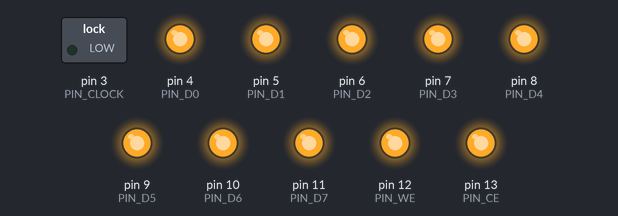
This sketch was run on a simulated Arduino Uno, built with avr-gcc and run on an emulated ATmega328P. Shown: switched loads named in the sketch (green lamp = pin HIGH), output pins drawn as LEDs (lit = HIGH).

Above: at 0.1 s.
Timing chart, 0 to 1.6 s (numbered marks = the images above):
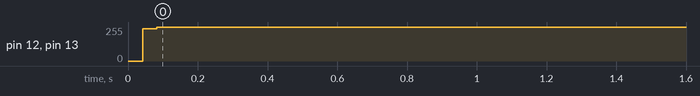

Measured:
- by itself, pin 12 (PIN_WE), pin 13 (PIN_CE): 0/255 → 255/255 at 0.04 s

The sketch:

firmware.ino
```cpp
#define PIN_READY 2
#define PIN_CLOCK 3
#define PIN_D0 4
#define PIN_D1 5
#define PIN_D2 6
#define PIN_D3 7
#define PIN_D4 8
#define PIN_D5 9
#define PIN_D6 10
#define PIN_D7 11
#define PIN_WE 12
#define PIN_CE 13

// #define LED_PIN 13

#define DELAY 50 // 50

void setup()
{
  pinMode(PIN_READY, INPUT);
  pinMode(PIN_CLOCK, OUTPUT);
/*
  TCCR2A = 0x23;
  TCCR2B = 0x09;
  OCR2A = 3;
  OCR2B = 1;
*/
  pinMode(PIN_D0, OUTPUT);
  pinMode(PIN_D1, OUTPUT);
  pinMode(PIN_D2, OUTPUT);
  pinMode(PIN_D3, OUTPUT);
  pinMode(PIN_D4, OUTPUT);
  pinMode(PIN_D5, OUTPUT);
  pinMode(PIN_D6, OUTPUT);
  pinMode(PIN_D7, OUTPUT);
  pinMode(PIN_WE, OUTPUT);
  pinMode(PIN_CE, OUTPUT);

  digitalWrite(PIN_CE, HIGH);
  digitalWrite(PIN_WE, HIGH);

  writeByte(0b10011111);
  writeByte(0b10111111);
  writeByte(0b11011111);
  writeByte(0b11111111);

  // initialize serial communication
  Serial.begin(9600);

  while (!Serial) {
    ; // wait for serial port to connect. Needed for native USB
  }
}

// Possible state-machine states
typedef enum {
  NONE,
  PSG_WRITE
} states;

// Current state-machine state
states state = NONE;

// Number of command argument bytes
int commandLength = 0;

// Command argument bytes storage
byte commandBuffer[8];

int commandBufferPointer;

void processIncomingByte(const byte c)
{
  // Looking for next command to execute
  if(commandLength == 0) {
    commandBufferPointer = 0;
    switch(c) {
      case 0x50: {
        state = PSG_WRITE;
        commandLength = 1;
        break;
      }
    }
  } else if(commandBufferPointer < commandLength) {
    // Write current byte in command buffer
    commandBuffer[commandBufferPointer++] = c;
    if(commandBufferPointer >= commandLength) {
      processCurrentCommand();
      commandBufferPointer = 0;
      commandLength = 0;
    }
  }

//  Serial.write(c);
}

void processCurrentCommand()
{
  switch(state) {
    case PSG_WRITE: {
      writeByte(commandBuffer[0]);
      break;
    }
  }
}

void writeByte(const byte b)
{
//  delay(DELAY);

  digitalWrite(PIN_CE, LOW);

//  digitalWrite(PIN_D0, (b&1)?HIGH:LOW);
//  digitalWrite(PIN_D1, (b&2)?HIGH:LOW);
//  digitalWrite(PIN_D2, (b&4)?HIGH:LOW);
//  digitalWrite(PIN_D3, (b&8)?HIGH:LOW);
//  digitalWrite(PIN_D4, (b&16)?HIGH:LOW);
//  digitalWrite(PIN_D5, (b&32)?HIGH:LOW);
//  digitalWrite(PIN_D6, (b&64)?HIGH:LOW);
//  digitalWrite(PIN_D7, (b&128)?HIGH:LOW);

//  digitalWrite(PIN_D0, (b >> 0) & 1); // 1
//  digitalWrite(PIN_D1, (b >> 1) & 1); // R0
//  digitalWrite(PIN_D2, (b >> 2) & 1); // R1
//  digitalWrite(PIN_D3, (b >> 3) & 1); // R2
//  digitalWrite(PIN_D4, (b >> 4) & 1);  // A0
//  digitalWrite(PIN_D5, (b >> 5) & 1);  // A1
//  digitalWrite(PIN_D6, (b >> 6) & 1);  // A2
//  digitalWrite(PIN_D7, (b >> 7) & 1);  // A3

  digitalWrite(PIN_D0, (b >> 7) & 1); // 1
  digitalWrite(PIN_D1, (b >> 6) & 1); // R0
  digitalWrite(PIN_D2, (b >> 5) & 1); // R1
  digitalWrite(PIN_D3, (b >> 4) & 1); // R2
  digitalWrite(PIN_D4, (b >> 3) & 1);  // A0
  digitalWrite(PIN_D5, (b >> 2) & 1);  // A1
  digitalWrite(PIN_D6, (b >> 1) & 1);  // A2
  digitalWrite(PIN_D7, (b >> 0) & 1);  // A3

//  delay(DELAY);

  digitalWrite(PIN_WE, LOW);

  delay(1);

  digitalWrite(PIN_CE, HIGH);
  digitalWrite(PIN_WE, HIGH);
}

void loop()
{
//  Serial.println(sizeof(buf));
  // see if there's incoming serial data:
  if(Serial.available()) {
    processIncomingByte(Serial.read());
//    readFileStream(Serial.read())
//    Serial.write(readyBytes(4));
  }
}

void chipSetup() {
  pinMode(PIN_READY, INPUT);
  pinMode(PIN_CLOCK, OUTPUT);
/*
  TCCR2A = 0x23;
  TCCR2B = 0x09;
  OCR2A = 3;
  OCR2B = 1;
*/
  pinMode(PIN_D0, OUTPUT);
  pinMode(PIN_D1, OUTPUT);
  pinMode(PIN_D2, OUTPUT);
  pinMode(PIN_D3, OUTPUT);
  pinMode(PIN_D4, OUTPUT);
  pinMode(PIN_D5, OUTPUT);
  pinMode(PIN_D6, OUTPUT);
  pinMode(PIN_D7, OUTPUT);
  pinMode(PIN_WE, OUTPUT);
  pinMode(PIN_CE, OUTPUT);

  digitalWrite(PIN_CE, HIGH);
  digitalWrite(PIN_WE, HIGH);

  /////////////////////

  delay(DELAY);

  digitalWrite(PIN_CE, LOW);

  digitalWrite(PIN_D0, HIGH); // 1
  digitalWrite(PIN_D1, LOW); // R0
  digitalWrite(PIN_D2, LOW); // R1
  digitalWrite(PIN_D3, HIGH); // R2
  digitalWrite(PIN_D4, HIGH);  // A0
  digitalWrite(PIN_D5, HIGH);  // A1
  digitalWrite(PIN_D6, HIGH);  // A2
  digitalWrite(PIN_D7, HIGH);  // A3

  delay(DELAY);

  digitalWrite(PIN_WE, LOW);

  delay(DELAY);

  digitalWrite(PIN_CE, HIGH);
  digitalWrite(PIN_WE, HIGH);

  /////////////////////

  delay(DELAY);

  digitalWrite(PIN_CE, LOW);

  digitalWrite(PIN_D0, HIGH); // 1
  digitalWrite(PIN_D1, LOW); // R0
  digitalWrite(PIN_D2, HIGH); // R1
  digitalWrite(PIN_D3, HIGH); // R2
  digitalWrite(PIN_D4, HIGH);  // A0
  digitalWrite(PIN_D5, HIGH);  // A1
  digitalWrite(PIN_D6, HIGH);  // A2
  digitalWrite(PIN_D7, HIGH);  // A3

  delay(DELAY);

  digitalWrite(PIN_WE, LOW);

  delay(DELAY);

  digitalWrite(PIN_CE, HIGH);
  digitalWrite(PIN_WE, HIGH);

  /////////////////////

  delay(DELAY);

  digitalWrite(PIN_CE, LOW);

  digitalWrite(PIN_D0, HIGH); // 1
  digitalWrite(PIN_D1, HIGH); // R0
  digitalWrite(PIN_D2, LOW); // R1
  digitalWrite(PIN_D3, HIGH); // R2
  digitalWrite(PIN_D4, HIGH);  // A0
  digitalWrite(PIN_D5, HIGH);  // A1
  digitalWrite(PIN_D6, HIGH);  // A2
  digitalWrite(PIN_D7, HIGH);  // A3

  delay(DELAY);

  digitalWrite(PIN_WE, LOW);

  delay(DELAY);

  digitalWrite(PIN_CE, HIGH);
  digitalWrite(PIN_WE, HIGH);

  /////////////////////

  delay(DELAY);

  digitalWrite(PIN_CE, LOW);

  digitalWrite(PIN_D0, HIGH); // 1
  digitalWrite(PIN_D1, HIGH); // R0
  digitalWrite(PIN_D2, HIGH); // R1
  digitalWrite(PIN_D3, HIGH); // R2
  digitalWrite(PIN_D4, LOW);  // A0
  digitalWrite(PIN_D5, LOW);  // A1
  digitalWrite(PIN_D6, LOW);  // A2
  digitalWrite(PIN_D7, LOW);  // A3

  delay(DELAY);

  digitalWrite(PIN_WE, LOW);

  delay(DELAY);

  digitalWrite(PIN_CE, HIGH);
  digitalWrite(PIN_WE, HIGH);

  /////////////////////

  delay(DELAY);

  digitalWrite(PIN_CE, LOW);

  digitalWrite(PIN_D0, HIGH); // 1
  digitalWrite(PIN_D1, HIGH); // R0
  digitalWrite(PIN_D2, HIGH); // R1
  digitalWrite(PIN_D3, LOW);  // R2
  digitalWrite(PIN_D4, HIGH); // UNUSED
  digitalWrite(PIN_D5, HIGH); // FB
  digitalWrite(PIN_D6, LOW);  // NF0
  digitalWrite(PIN_D7, LOW);  // NF1

  delay(DELAY);

  digitalWrite(PIN_WE, LOW);

  delay(DELAY);

  digitalWrite(PIN_CE, HIGH);
  digitalWrite(PIN_WE, HIGH);

  //write_byte(0b10011111); // Tone 1 Attenuation
  //write_byte(0b10111111); // Tone 2 Attenuation
  //write_byte(0b11011111); // Tone 3 Attenuation
  /*
  digitalWrite(PIN_WE, HIGH);

  digitalWrite(PIN_D0, HIGH); // 1
  digitalWrite(PIN_D1, LOW);  // R0
  digitalWrite(PIN_D2, LOW);  // R1
  digitalWrite(PIN_D3, HIGH); // R2
  digitalWrite(PIN_D4, LOW); // A0
  digitalWrite(PIN_D5, LOW); // A1
  digitalWrite(PIN_D6, LOW); // A2
  digitalWrite(PIN_D7, LOW); // A3

  digitalWrite(PIN_WE, LOW);
  delay(1000);
  digitalWrite(PIN_WE, HIGH);

  digitalWrite(PIN_D0, HIGH); // 1
  digitalWrite(PIN_D1, LOW);  // R0
  digitalWrite(PIN_D2, HIGH); // R1
  digitalWrite(PIN_D3, HIGH); // R2
  digitalWrite(PIN_D4, LOW); // A0
  digitalWrite(PIN_D5, LOW); // A1
  digitalWrite(PIN_D6, LOW); // A2
  digitalWrite(PIN_D7, LOW); // A3

  digitalWrite(PIN_WE, LOW);
  delay(1000);
  digitalWrite(PIN_WE, HIGH);

  digitalWrite(PIN_D0, HIGH); // 1
  digitalWrite(PIN_D1, HIGH); // R0
  digitalWrite(PIN_D2, LOW);  // R1
  digitalWrite(PIN_D3, HIGH); // R2
  digitalWrite(PIN_D4, LOW); // A0
  digitalWrite(PIN_D5, LOW); // A1
  digitalWrite(PIN_D6, LOW); // A2
  digitalWrite(PIN_D7, LOW); // A3

  digitalWrite(PIN_WE, LOW);
  delay(1000);
  digitalWrite(PIN_WE, HIGH);
  */
  //write_byte(0b11100100);
  //write_byte(0b11110000);
}

void write_byte(byte b)
{
  digitalWrite(PIN_WE, HIGH);

  digitalWrite(PIN_D0, (b&1)?HIGH:LOW);
  digitalWrite(PIN_D1, (b&2)?HIGH:LOW);
  digitalWrite(PIN_D2, (b&4)?HIGH:LOW);
  digitalWrite(PIN_D3, (b&8)?HIGH:LOW);
  digitalWrite(PIN_D4, (b&16)?HIGH:LOW);
  digitalWrite(PIN_D5, (b&32)?HIGH:LOW);
  digitalWrite(PIN_D6, (b&64)?HIGH:LOW);
  digitalWrite(PIN_D7, (b&128)?HIGH:LOW);

  digitalWrite(PIN_WE, LOW);
  delay(1000);
  digitalWrite(PIN_WE, HIGH);
}

// the loop function runs over and over again forever
//void loop() {
//  /*
//  digitalWrite(LED_PIN, digitalRead(PIN_READY));
//
//  digitalWrite(PIN_CLK, HIGH);
//  delay(DELAY);
//  digitalWrite(PIN_CLK, LOW);
//  delay(DELAY);
//  */
//}
```
